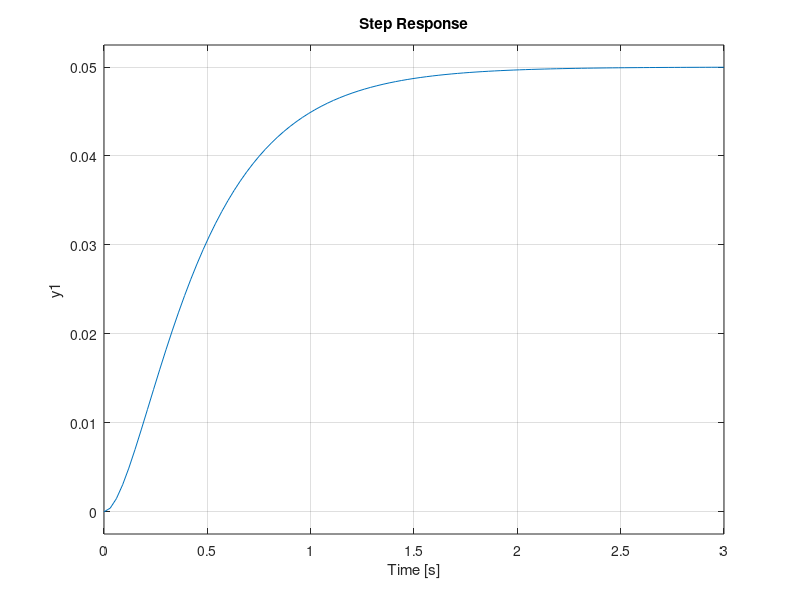

Write the MATLAB code that produced this figure.
% % clear all; close all; clc
% % 
% % % time steup
% % dt = 0.1;
% % tspan = 0:dt:100;
% % t0 = 0;
% % t = t0;
% % 
% % % initial missile conditions
% % p = 0;
% % v = 0;
% % 
% % % initial target conditions
% % r = 10;
% % 
% % % inputs for rk4
% % numTimePts = length(tspan);
% % 
% % tRecord = nan(1, numTimePts);
% % tRecord(1,1) = t;
% % 
% % % for missile
% % x_0 = [p; v];
% % 
% % x = x_0;
% % 
% % xRecord = nan(length(x_0), numTimePts);
% % xRecord(:,1) = x;
% % 
% % % rk4 Missile
% % colNum = 1;
% % for i = 1:length(tspan)
% %     colNum = colNum + 1;
% % 
% %     t = t + dt;
% % 
% %     k1 = dt * plant(x, r, t);
% %     k2 = dt * plant(x + (1/2)*k1, r, t);
% %     k3 = dt * plant(x + (1/2)*k2, r, t);
% %     k4 = dt * plant(x + k3, r, t);
% % 
% %     x = x + (1/5)*k1 + (1/3)*k2 + (1/3)*k3 + (1/6)*k4;
% % 
% %     xRecord(:, colNum) = x;
% %     tRecord(1, colNum) = t;
% % end
% % 
% % % plot
% % figure;
% % plot([tspan 100.1],xRecord(1,:))
% % 
% % function dx = plant(x, r, dt)
% % m = 1;
% % K = 1.2;
% % %g = 9.8;
% % 
% % p = x(1);
% % v = x(2);
% % 
% % err = r- p;
% % 
% % u = err*K;
% % 
% % dx(1) = v;
% % dx(2) = u/m;
% % dx = dx';
% % end 
% 
% clear all; close all; clc
% 
% % Time setup
% dt = 0.1;
% tspan = 0:dt:100;
% 
% % Initial missile conditions
% p = 0;  % Position
% v = 0;  % Velocity
% r = 10; % Target position
% 
% % PID gains
% K_p = 0.5; % Proportional gain
% K_i = 1.5; % Integral gain
% K_d = 0; % Derivative gain
% 
% % Initialize PID terms
% integral_error = 0;
% prev_error = 0;
% 
% % RK4 initialization
% numTimePts = length(tspan);
% tRecord = nan(1, numTimePts);
% xRecord = nan(2, numTimePts);
% 
% tRecord(1) = 0;       % Initial time
% xRecord(:, 1) = [p; v]; % Initial state
% 
% x = [p; v]; % Initial state vector
% 
% % RK4 integration with PID control
% for i = 1:numTimePts-1
%     t = tspan(i);
% 
%     % Compute RK4 steps
%     k1 = dt * plant(x, r, t, K_p, K_i, K_d, integral_error, prev_error);
%     k2 = dt * plant(x + (1/2)*k1, r, t, K_p, K_i, K_d, integral_error, prev_error);
%     k3 = dt * plant(x + (1/2)*k2, r, t, K_p, K_i, K_d, integral_error, prev_error);
%     k4 = dt * plant(x + k3, r, t, K_p, K_i, K_d, integral_error, prev_error);
% 
%     % Update state
%     x = x + (1/6)*k1 + (1/3)*k2 + (1/3)*k3 + (1/6)*k4;
% 
%     % Update PID terms
%     error = r - x(1); % Current error
%     integral_error = integral_error + error * dt; % Accumulate integral of error
%     prev_error = error; % Store current error for next derivative calculation
% 
%     % Store results
%     xRecord(:, i+1) = x;
%     tRecord(i+1) = t + dt;
% end
% 
% % Plotting results
% figure;
% plot(tRecord, xRecord(1, :), 'LineWidth', 1.5);
% xlabel('Time (s)');
% ylabel('Position (m)');
% title('Missile Position Over Time with PID Control');
% grid on;
% 
% % Plant function with PID control
% function dx = plant(x, r, t, K_p, K_i, K_d, integral_error, prev_error)
%     m = 5;  % Mass
% 
%     % Extract state variables
%     p = x(1); % Position
%     v = x(2); % Velocity
% 
%     % Compute error
%     error = r - p;
% 
%     % Compute derivative of error
%     derivative_error = (error - prev_error) / 0.1; % dt is hardcoded here for simplicity
% 
%     % PID control law
%     u = K_p * error + K_i * integral_error + K_d * derivative_error;
% 
%     % State derivatives
%     dx(1) = v;      % dp/dt = velocity
%     dx(2) = u / m;  % dv/dt = acceleration
%     dx = dx';       % Return as column vector
% end


s = tf('s');
P = 1/(s^2 + 10*s + 20);
step(P)